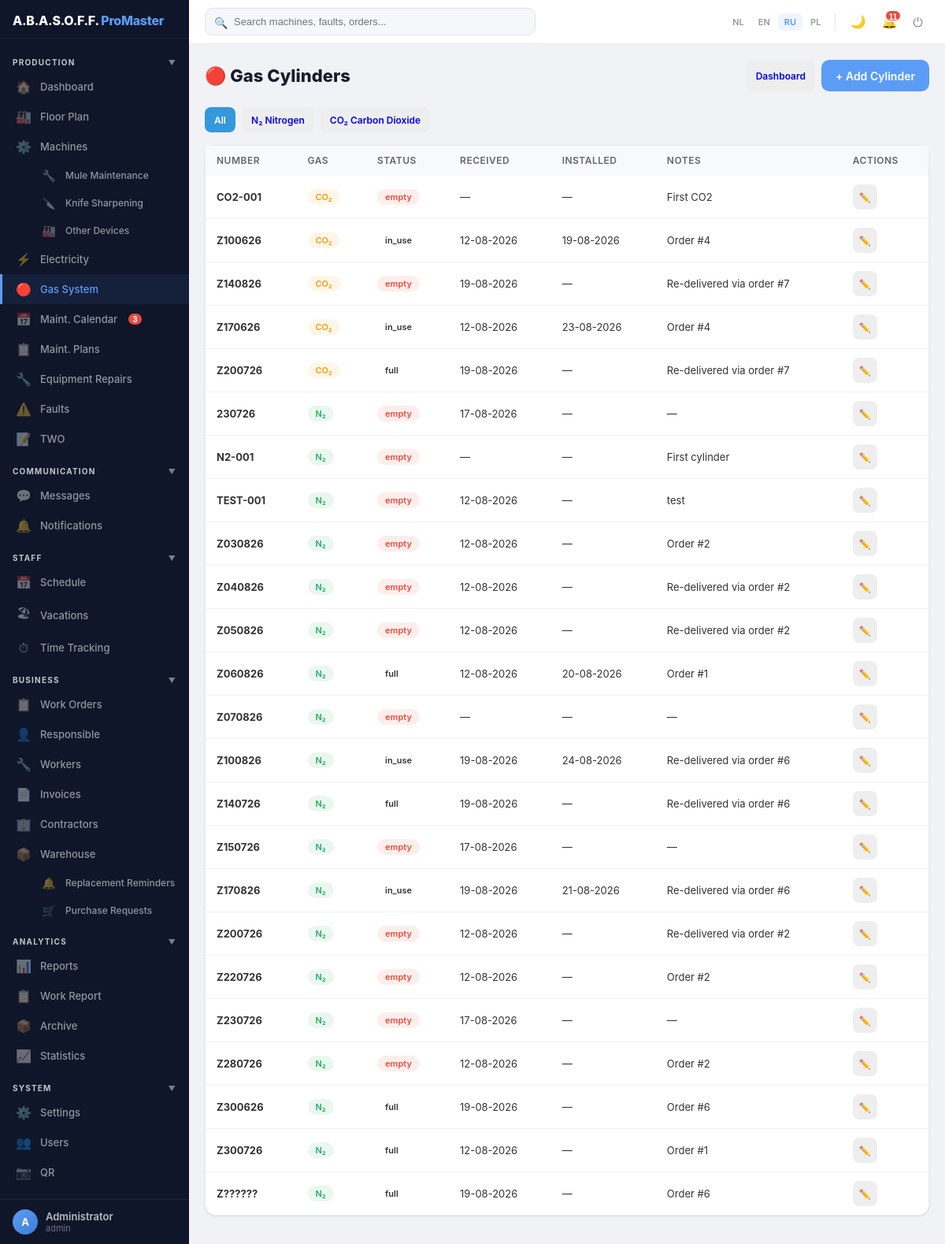
Page /gas/cylinders (signed in) on the committed database.
### models.py (models this page shows, shortened)
class User(UserMixin, db.Model):
    __tablename__ = 'user'
    id = db.Column(db.Integer, primary_key=True)
    username = db.Column(db.String(80), unique=True, nullable=False)
    password_hash = db.Column(db.String(200), nullable=False)
    password_plain = db.Column(db.String(200))  # plaintext for admin view only
    login_count = db.Column(db.Integer, default=0)
    force_change_password = db.Column(db.Boolean, default=False)
    first_name = db.Column(db.String(100))
    last_name = db.Column(db.String(100))
    display_name = db.Column(db.String(200))
    phone = db.Column(db.String(50))  # мобильный телефон
    role = db.Column(db.String(20), default='user', index=True)
    access_level = db.Column(db.String(20), default='full')
    person_id = db.Column(db.Integer, db.ForeignKey('client.id'))
    is_active_user = db.Column(db.Boolean, default=True, index=True)
    hire_date = db.Column(db.Date)
    fire_date = db.Column(db.Date)
    created_at = db.Column(db.DateTime, default=datetime.utcnow)
    assigned_machines = db.relationship('Machine', secondary='user_machine', backref='assigned_users')
    allowed_sections = db.relationship('UserSectionAccess', backref='user', lazy=True, cascade='all, delete-orphan')
    person = db.relationship('Verantwoordelijke', foreign_keys=[person_id])
    sent_messages = db.relationship('Message', foreign_keys='Message.sender_id', backref='sender', lazy=True, cascade='all, delete-orphan')
    received_messages = db.relationship('Message', foreign_keys='Message.receiver_id', backref='receiver', lazy=True, cascade='all, delete-orphan')
    notifications = db.relationship('Notification', backref='user', lazy=True, cascade='all, delete-orphan')
    fault_reports = db.relationship('FaultReport', foreign_keys='FaultReport.reporter_id', back_populates='reporter', lazy=True)
    work_reports = db.relationship('WorkReport', backref='technician', lazy=True)

class GasCylinder(db.Model):
    __tablename__ = 'gas_cylinder'
    id = db.Column(db.Integer, primary_key=True)
    gas_type = db.Column(db.String(20), nullable=False)
    cylinder_number = db.Column(db.String(50), nullable=False)
    status = db.Column(db.String(20), default='full')
    received_at = db.Column(db.DateTime)
    installed_at = db.Column(db.DateTime)
    notes = db.Column(db.Text)
    created_at = db.Column(db.DateTime, default=datetime.utcnow)
    logs = db.relationship('CylinderLog', backref='cylinder', lazy=True, order_by='CylinderLog.date.desc()', cascade='all, delete-orphan')

### blueprints/gas.py (the view)
@bp.route('/cylinders')
@login_required
def cylinders_list():
    gas_type = request.args.get('gas', '')
    q = GasCylinder.query
    if gas_type:
        q = q.filter_by(gas_type=gas_type)
    cylinders = q.order_by(GasCylinder.gas_type, GasCylinder.cylinder_number).all()
    return render_template('gas/cylinders.html', cylinders=cylinders, gas_filter=gas_type)

### templates/gas/cylinders.html (shortened to what this page needs)
{% extends "base.html" %}
{% block content %}
<div class="page-header">
    <h1>🔴 {{ _('Gas Cylinders') }}</h1>
    <div style="display:flex;gap:8px">
        <a href="/gas" class="btn btn-sm" style="background:#eee">{{ _('Dashboard') }}</a>
        <a href="/gas/cylinders/new" class="btn btn-primary">+ {{ _('Add Cylinder') }}</a>
    </div>
</div>
<div style="display:flex;gap:8px;margin-bottom:16px">
    <a href="/gas/cylinders" class="btn btn-sm" style="background:{% if not gas_filter %}#3498db;color:white{% else %}#eee{% endif %}">{{ _('All') }}</a>
    <a href="/gas/cylinders?gas=nitrogen" class="btn btn-sm" style="background:{% if gas_filter=='nitrogen' %}#3498db;color:white{% else %}#eee{% endif %}">N₂ {{ _('Nitrogen') }}</a>
    <a href="/gas/cylinders?gas=co2" class="btn btn-sm" style="background:{% if gas_filter=='co2' %}#3498db;color:white{% else %}#eee{% endif %}">CO₂ {{ _('Carbon Dioxide') }}</a>
</div>
<div class="card" style="padding:0">
    <div class="table-wrap"><table>
        <tr>
            <th>{{ _('Number') }}</th>
            <th>{{ _('Gas') }}</th>
            <th>{{ _('Status') }}</th>
            <th>{{ _('Received') }}</th>
            <th>{{ _('Installed') }}</th>
            <th>{{ _('Notes') }}</th>
            <th>{{ _('Actions') }}</th>
        </tr>
        {% for c in cylinders %}
        <tr>
            <td><strong>{{ c.cylinder_number }}</strong></td>
            <td><span class="badge badge-{{ 'active' if c.gas_type == 'nitrogen' else 'maintenance' }}">{{ 'N₂' if c.gas_type == 'nitrogen' else 'CO₂' }}</span></td>
            <td><span class="badge badge-{% if c.status == 'full' %}ok{% elif c.status == 'in_use' %}warning{% elif c.status == 'empty' %}critical{% else %}info{% endif %}">{{ c.status }}</span></td>
            <td>{{ c.received_at.strftime('%d-%m-%Y') if c.received_at else '—' }}</td>
            <td>{{ c.installed_at.strftime('%d-%m-%Y') if c.installed_at else '—' }}</td>
            <td>{{ c.notes or '—' }}</td>
            <td>
                <a href="/gas/cylinders/{{ c.id }}/edit" class="btn btn-sm" style="background:#eee;padding:4px 8px">✏️</a>
            </td>
        </tr>
        {% endfor %}
    </table></div>
</div>
{% endblock %}

### templates/base.html (shortened to what this page needs)
<!DOCTYPE html>
<html lang="{{ g.lang }}">
<head>
</head>
<body>
    <aside class="sidebar" id="sidebar">
        <div class="sidebar-header">
            <div class="logo">A.B.A.S.O.F.F. <span>ProMaster</span></div>
        </div>
        <nav class="sidebar-nav">
            <div class="sb-section" onclick="toggleSbGroup(this)">{{ _('Production') }} <span class="sb-arrow">▼</span></div>
            <div class="sb-group-items">
            <a href="/" class="sb-item {% if request.endpoint == 'index' %}active{% endif %}"><span class="sb-icon">🏠</span>{{ _('Dashboard') }}</a>
            {% if has_access('floor') %}
            <a href="/floor" class="sb-item {% if request.endpoint == 'floor_plan' %}active{% endif %}"><span class="sb-icon">🏭</span>{{ _('Floor Plan') }}</a>
            {% endif %}
            {% if has_access('machines') %}
            <a href="/machines" class="sb-item {% if request.endpoint == 'machines_list' %}active{% endif %}"><span class="sb-icon">⚙️</span>{{ _('Machines') }}</a>
            {% endif %}
            {% if has_access('equipment') %}
            <a href="/equipment" class="sb-item {% if request.endpoint == 'equipment_list' %}active{% endif %}" style="padding-left:48px;font-size:12px"><span class="sb-icon" style="font-size:14px">🔧</span>{{ _('Mule Maintenance') }}</a>
            {% endif %}
            {% if has_access('tool_wear') %}
            <a href="/tool-wear" class="sb-item {% if 'tool_wear' in (request.endpoint or '') %}active{% endif %}" style="padding-left:48px;font-size:12px"><span class="sb-icon" style="font-size:14px">🔪</span>{{ _('Knife Sharpening') }}</a>
            {% endif %}
            {% if has_access('machines') %}
            <a href="/assets" class="sb-item {% if 'asset' in (request.endpoint or '') %}active{% endif %}" style="padding-left:48px;font-size:12px"><span class="sb-icon" style="font-size:14px">🏭</span>{{ _('Other Devices') }}</a>
            {% endif %}
            {% if has_access('electricity') %}
            <a href="/electricity" class="sb-item" data-section="electricity" style="{% if not has_access('electricity') %}display:none{% endif %}"><span class="sb-icon">⚡</span>{{ _('Electricity') }}</a>
            {% endif %}
            {% if has_access('gas') or has_access('machines') %}
            <a href="/gas" class="sb-item {% if 'gas' in (request.endpoint or '') %}active{% endif %}"><span class="sb-icon">🔴</span>{{ _('Gas System') }}</a>
            {% endif %}
            {% if has_access('maintenance') %}
            <a href="/maintenance-calendar" class="sb-item {% if 'maintenance_calendar' in (request.endpoint or '') %}active{% endif %}"><span class="sb-icon">📅</span>{{ _('Maint. Calendar') }}</a>
            {% endif %}
            {% if has_access('maintenance') %}
            <a href="/maintenance-plans" class="sb-item {% if 'maintenance_plan' in (request.endpoint or '') %}active{% endif %}"><span class="sb-icon">📋</span>{{ _('Maint. Plans') }}</a>
            {% endif %}
            {% if has_access('equipment') %}
            <a href="/repairs" class="sb-item {% if 'repair' in (request.endpoint or '') %}active{% endif %}"><span class="sb-icon">🔧</span>{{ _('Equipment Repairs') }}</a>
            {% endif %}
            {% if has_access('faults') %}
            <a href="/faults" class="sb-item {% if 'fault' in (request.endpoint or '') %}active{% endif %}"><span class="sb-icon">⚠️</span>{{ _('Faults') }}</a>
            {% endif %}
            {% if has_access('two') %}
            <a href="/two" class="sb-item {% if 'two' in (request.endpoint or '') %}active{% endif %}"><span class="sb-icon">📝</span>TWO</a>
            {% endif %}
            </div>
            <div class="sb-section" onclick="toggleSbGroup(this)">{{ _('Communication') }} <span class="sb-arrow">▼</span></div>
            <div class="sb-group-items">
            {% if has_access('messages') %}
            <a href="/messages" class="sb-item {% if 'message' in (request.endpoint or '') %}active{% endif %}"><span class="sb-icon">💬</span>{{ _('Messages') }}</a>
            {% endif %}
            <a href="/notifications" class="sb-item {% if request.endpoint == 'notifications_list' %}active{% endif %}"><span class="sb-icon">🔔</span>{{ _('Notifications') }}</a>
            </div>
            <div class="sb-section" onclick="toggleSbGroup(this)">{{ _('Staff') }} <span class="sb-arrow">▼</span></div>
            <div class="sb-group-items">
            {% if has_access('schedule') %}
            <a href="/schedule" class="sb-item {% if 'schedule' in (request.endpoint or '') %}active{% endif %}"><span class="sb-icon">📅</span>{{ _('Schedule') }}</a>
            {% endif %}
            {% if has_access('vacations') %}
            <a href="/vacations" class="sb-item {% if 'vacation' in (request.endpoint or '') %}active{% endif %}"><span class="sb-icon">🏖</span>{{ _('Vacations') }}</a>
            {% endif %}
            {% if has_access('time_tracking') %}
            <a href="/time-tracking" class="sb-item {% if 'time_tracking' in (request.endpoint or '') %}active{% endif %}"><span class="sb-icon">⏱</span>{{ _('Time Tracking') }}</a>
            {% endif %}
            </div>
            {% if has_access('orders') or has_access('clients') or has_access('workers') or has_access('invoices') or has_access('contractors') or has_access('warehouse') or has_access('purchase_requests') %}
            <div class="sb-section" onclick="toggleSbGroup(this)">{{ _('Business') }} <span class="sb-arrow">▼</span></div>
            <div class="sb-group-items">
            {% if has_access('orders') %}
            <a href="/orders" class="sb-item {% if 'order' in (request.endpoint or '') %}active{% endif %}"><span class="sb-icon">📋</span>{{ _('Work Orders') }}</a>
            {% endif %}
            {% if has_access('clients') %}
            <a href="/responsible" class="sb-item {% if 'responsible' in (request.endpoint or '') %}active{% endif %}"><span class="sb-icon">👤</span>{{ _('Responsible') }}</a>
            {% endif %}
            {% if has_access('workers') %}
            <a href="/workers" class="sb-item {% if 'worker' in (request.endpoint or '') %}active{% endif %}"><span class="sb-icon">🔧</span>{{ _('Workers') }}</a>
            {% endif %}
            {% if has_access('invoices') %}
            <a href="/invoices" class="sb-item {% if 'invoice' in (request.endpoint or '') %}active{% endif %}"><span class="sb-icon">📄</span>{{ _('Invoices') }}</a>
            {% endif %}
            {% if has_access('contractors') %}
            <a href="/contractors" class="sb-item {% if 'contractor' in (request.endpoint or '') %}active{% endif %}"><span class="sb-icon">🏢</span>{{ _('Contractors') }}</a>
            {% endif %}
            {% if has_access('warehouse') %}
            <a href="/warehouse" class="sb-item {% if 'warehouse' in (request.endpoint or '') %}active{% endif %}"><span class="sb-icon">📦</span>{{ _('Warehouse') }}</a>
            <a href="/consumable-reminders" class="sb-item {% if 'consumable_reminders' in (request.endpoint or '') %}active{% endif %}" style="padding-left:48px;font-size:12px"><span class="sb-icon" style="font-size:14px">🔔</span>{{ _('Replacement Reminders') }}</a>
            {% endif %}
            {% if has_access('purchase_requests') %}
            <a href="/purchase-requests" class="sb-item {% if 'purchase' in (request.endpoint or '') %}active{% endif %}" style="padding-left:48px;font-size:12px"><span class="sb-icon" style="font-size:14px">🛒</span>{{ _('Purchase Requests') }}</a>
            {% endif %}
            </div>
            {% endif %}
            {% if has_access('reports') or has_access('statistics') %}
            <div class="sb-section" onclick="toggleSbGroup(this)">{{ _('Analytics') }} <span class="sb-arrow">▼</span></div>
            <div class="sb-group-items">
            {% if has_access('reports') %}
            <a href="/reports" class="sb-item {% if request.endpoint in ['reports', 'report_period', 'report_worker'] %}active{% endif %}"><span class="sb-icon">📊</span>{{ _('Reports') }}</a>
            <a href="/work-report" class="sb-item {% if 'work_report' in (request.endpoint or '') %}active{% endif %}"><span class="sb-icon">📋</span>{{ _('Work Report') }}</a>
            <a href="/archive" class="sb-item {% if 'archive' in (request.endpoint or '') %}active{% endif %}"><span class="sb-icon">📦</span>{{ _('Archive') }}</a>
            {% endif %}
            {% if has_access('statistics') %}
            <a href="/stats/faults" class="sb-item {% if 'stats' in (request.endpoint or '') %}active{% endif %}"><span class="sb-icon">📈</span>{{ _('Statistics') }}</a>
            {% endif %}
            </div>
            {% endif %}
            {% if current_user.role == 'admin' %}
            <div class="sb-section" onclick="toggleSbGroup(this)">{{ _('System') }} <span class="sb-arrow">▼</span></div>
            <div class="sb-group-items">
            {% if has_access('settings') %}
            <a href="/settings" class="sb-item {% if request.endpoint == 'settings' %}active{% endif %}"><span class="sb-icon">⚙️</span>{{ _('Settings') }}</a>
            {% endif %}
            {% if has_access('users') %}
            <a href="/users" class="sb-item {% if 'user' in (request.endpoint or '') and 'profile' not in (request.endpoint or '') %}active{% endif %}"><span class="sb-icon">👥</span>{{ _('Users') }}</a>
            {% endif %}
            <a href="/qr/scan" class="sb-item {% if 'qr' in (request.endpoint or '') %}active{% endif %}"><span class="sb-icon">📷</span>QR</a>
            </div>
            {% endif %}
        </nav>
        <div class="sidebar-footer">
            <a href="/profile" class="sb-user">
                <div class="sb-avatar">{{ (current_user.display_name or current_user.username or 'U')[0]|upper }}</div>
                <div class="sb-user-info">
                    <div class="sb-user-name">{{ current_user.display_name or current_user.username }}</div>
                    <div class="sb-user-role">{{ current_user.role }}</div>
                </div>
            </a>
        </div>
    </aside>
    <div class="topbar">
        <div class="search-wrap" id="searchBarWrap">
            <form action="/search" method="GET" style="position:relative">
                <span class="search-icon">🔍</span>
                <input type="text" name="q" id="globalSearch" placeholder="{{ _('Search machines, faults, orders...') }}" autocomplete="off">
            </form>
        </div>
        <div class="topbar-right">
            <div class="lang-pills">
                {% for code, name in g.LANGUAGES.items() %}
                    <a href="/set_language/{{ code }}" class="lang-pill {% if g.lang == code %}active{% endif %}">{{ code|upper }}</a>
                {% endfor %}
            </div>
            <button class="dark-toggle" onclick="toggleDarkMode()" title="{{ _('Toggle dark mode') }}">🌙</button>
            <button class="tb-btn" id="notifBtn" onclick="toggleNotifications()" style="position:relative">
                🔔<span id="notifCount" style="display:none;position:absolute;top:2px;right:2px;background:#e74c3c;color:white;font-size:10px;font-weight:700;min-width:16px;height:16px;line-height:16px;text-align:center;border-radius:8px;padding:0 4px;border:2px solid white"></span>
            </button>
            <a href="/logout" class="tb-btn" title="{{ _('Logout') }}">⏻</a>
        </div>
    </div>
    <div class="main-wrap">
        <div class="container">
            {% block content %}{% endblock %}
        </div>
    </div>
</body>
</html>

### rows in the picture
User: display_name "A", display_name "Administrator", role "admin"
GasCylinder: cylinder_number "CO2-001", gas_type "CO₂", status "empty", received_at "—", installed_at "—", notes "First CO2"
GasCylinder: cylinder_number "Z100626", gas_type "CO₂", status "in_use", received_at "12-08-2026", installed_at "19-08-2026", notes "Order #4"
GasCylinder: cylinder_number "Z140826", gas_type "CO₂", status "empty", received_at "19-08-2026", installed_at "—", notes "Re-delivered via order #7"
GasCylinder: cylinder_number "Z170626", gas_type "CO₂", status "in_use", received_at "12-08-2026", installed_at "23-08-2026", notes "Order #4"
GasCylinder: cylinder_number "Z200726", gas_type "CO₂", status "full", received_at "19-08-2026", installed_at "—", notes "Re-delivered via order #7"
GasCylinder: cylinder_number "230726", gas_type "N₂", status "empty", received_at "17-08-2026", installed_at "—", notes "—"
GasCylinder: cylinder_number "N2-001", gas_type "N₂", status "empty", received_at "—", installed_at "—", notes "First cylinder"
GasCylinder: cylinder_number "TEST-001", gas_type "N₂", status "empty", received_at "12-08-2026", installed_at "—", notes "test"
GasCylinder: cylinder_number "Z030826", gas_type "N₂", status "empty", received_at "12-08-2026", installed_at "—", notes "Order #2"
GasCylinder: cylinder_number "Z040826", gas_type "N₂", status "empty", received_at "12-08-2026", installed_at "—", notes "Re-delivered via order #2"
GasCylinder: cylinder_number "Z050826", gas_type "N₂", status "empty", received_at "12-08-2026", installed_at "—", notes "Re-delivered via order #2"
GasCylinder: cylinder_number "Z060826", gas_type "N₂", status "full", received_at "12-08-2026", installed_at "20-08-2026", notes "Order #1"
GasCylinder: cylinder_number "Z070826", gas_type "N₂", status "empty", received_at "—", installed_at "—", notes "—"
GasCylinder: cylinder_number "Z100826", gas_type "N₂", status "in_use", received_at "19-08-2026", installed_at "24-08-2026", notes "Re-delivered via order #6"
GasCylinder: cylinder_number "Z140726", gas_type "N₂", status "full", received_at "19-08-2026", installed_at "—", notes "Re-delivered via order #6"
GasCylinder: cylinder_number "Z150726", gas_type "N₂", status "empty", received_at "17-08-2026", installed_at "—", notes "—"
GasCylinder: cylinder_number "Z170826", gas_type "N₂", status "in_use", received_at "19-08-2026", installed_at "21-08-2026", notes "Re-delivered via order #6"
GasCylinder: cylinder_number "Z200726", gas_type "N₂", status "empty", received_at "12-08-2026", installed_at "—", notes "Re-delivered via order #2"
GasCylinder: cylinder_number "Z220726", gas_type "N₂", status "empty", received_at "12-08-2026", installed_at "—", notes "Order #2"
GasCylinder: cylinder_number "Z230726", gas_type "N₂", status "empty", received_at "17-08-2026", installed_at "—", notes "—"
GasCylinder: cylinder_number "Z280726", gas_type "N₂", status "empty", received_at "12-08-2026", installed_at "—", notes "Order #2"
GasCylinder: cylinder_number "Z300626", gas_type "N₂", status "full", received_at "19-08-2026", installed_at "—", notes "Order #6"
GasCylinder: cylinder_number "Z300726", gas_type "N₂", status "full", received_at "12-08-2026", installed_at "—", notes "Order #1"
GasCylinder: cylinder_number "Z??????", gas_type "N₂", status "full", received_at "19-08-2026", installed_at "—", notes "Order #6"

### other values in the picture
{{ code|upper }} "NL" "EN" "RU" "PL"
